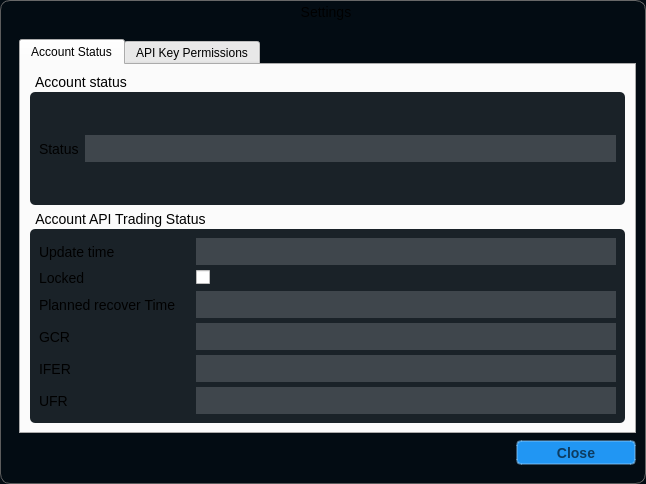
<?xml version="1.0" encoding="UTF-8"?>
<ui version="4.0">
 <class>CENTAUR_NAMESPACE::StatusDialog</class>
 <widget class="QDialog" name="CENTAUR_NAMESPACE::StatusDialog">
  <property name="windowModality">
   <enum>Qt::ApplicationModal</enum>
  </property>
  <property name="geometry">
   <rect>
    <x>0</x>
    <y>0</y>
    <width>646</width>
    <height>484</height>
   </rect>
  </property>
  <property name="windowTitle">
   <string>SPOT Account Status</string>
  </property>
  <property name="styleSheet">
   <string notr="true">QDialog{
background-color:  rgb(3,12,19);
border: 0px;
border-top-left-radius: 0px;
border-top-right-radius: 0px;
border-bottom-left-radius: 0px;
border-bottom-right-radius: 0px;
}

QLabel{
font-size:  14px;
}
QLabel#serverLabel{
font-size:  25px;
}


QPushButton{
font-size: 14px;
font-weight: 600;
color:  #0D3C61;
border: 0px;
border-radius:  5px;
background-color: #2196f3;
}

QPushButton:default{
font-size: 14px;
font-weight: 800;
color:  #0d3C61;
border: 0px;
border-radius:  5px;
border: 2px solid rgba(144,203,249,100);
background-color: #2196f3;
}



QPushButton:hover, QPushButton:hover:default{
	background-color:  #339EF4;
}

QPushButton:pressed{
background-color:  #68B8F7;
}

QPushButton:pressed:default{
background-color:  #68B8F7;
}

QPushButton:disabled{
color: #c0c0c0;
background-color: #9D9EA4;
}

QLineEdit{
font-size: 14px;
border: 0px;
color: rgb(225,225,255);
background-color: rgb(63,70,76);
border-radius:  0px;
border-bottom: 2px solid  rgb(63,70,76);
min-height: 25px;
padding: 0 0 0 5;
}


QLineEdit:hover{
background-color:  rgb(78,85,90);
border-bottom: 2px solid #6ec6ff;
}

QLineEdit:focus{
color: white;
background-color:  rgb(94,100,105);
border-bottom: 2px solid rgb(33,150,243);
}

QGroupBox {
	font-size: 14px;
    background-color: rgb(26,34,40);
    border-radius: 5px;
    margin-top: 18px; /* leave space at the top for the title */
}

QGroupBox::title {
    subcontrol-origin: margin;
    subcontrol-position: top left; /* position at the top center */
    padding: 0 3px;
}

QComboBox {
    border: 1px solid gray;
    min-width: 6em;
	font-size: 14px;
	border: 0px;
	color: rgb(225,225,255);
	background-color: rgb(63,70,76);
	border-radius:  0px;
	border-bottom: 2px solid  rgb(63,70,76);
	min-height: 25px;
	padding: 0 0 0 5;
}


QComboBox:editable {
    color: black;
}



QComboBox::down-arrow {
    border-image: url(:/ui/global/drop-down) 5 5 5 5 stretch stretch;
}

QComboBox:hover{
background-color:  rgb(78,85,90);
border: 2px solid #6ec6ff;
}

QComboBox:focus{
color: white;
background-color:  rgb(94,100,105);
border: 2px solid rgb(33,150,243);
}

QComboBox:editable {
    background: white;
}

QComboBox:!editable, QComboBox::drop-down:editable {
   background-color:  rgb(94,100,105);
}

/* QComboBox gets the &quot;on&quot; state when the popup is open */
QComboBox:!editable:on, QComboBox::drop-down:editable:on {
    background-color: rgb(63,70,76)
}

QComboBox:on { /* shift the text when the popup opens */
    padding-top: 3px;
    padding-left: 4px;
}

QComboBox::drop-down {
    subcontrol-origin: padding;
    subcontrol-position: top right;
    width: 15px;

    border-left-width: 1px;
    border-left-color: darkgray;
    border-left-style: solid; /* just a single line */
    border-top-right-radius: 3px; /* same radius as the QComboBox */
    border-bottom-right-radius: 3px;
}



</string>
  </property>
  <property name="modal">
   <bool>true</bool>
  </property>
  <layout class="QVBoxLayout" name="verticalLayout">
   <property name="spacing">
    <number>0</number>
   </property>
   <property name="leftMargin">
    <number>0</number>
   </property>
   <property name="topMargin">
    <number>0</number>
   </property>
   <property name="rightMargin">
    <number>0</number>
   </property>
   <property name="bottomMargin">
    <number>0</number>
   </property>
   <item>
    <widget class="CENTAUR_NAMESPACE::ResizableFrame" name="statusMainFrame">
     <property name="styleSheet">
      <string notr="true">QFrame#statusMainFrame{
background-color: qlineargradient(x1:0.5, y1: 0, x2:0.5, y2:1, 
							stop: .1 rgb(23,31,38), stop: 0 rgb(36,44,50) stop: .2  rgb(3,12,19));

border-top-left-radius: 10px;
border-top-right-radius: 10px;
border-bottom-left-radius: 10px;
border-bottom-right-radius: 10px;
border-left: 1px solid rgb(92,92,92);
border-top: 1px solid rgb(104,104,104);
border-right: 1px solid rgb(104,104,104);
border-bottom: 1px solid rgb(92,92,92);
}</string>
     </property>
     <property name="frameShape">
      <enum>QFrame::StyledPanel</enum>
     </property>
     <property name="frameShadow">
      <enum>QFrame::Raised</enum>
     </property>
     <layout class="QVBoxLayout" name="verticalLayout_5">
      <property name="spacing">
       <number>0</number>
      </property>
      <property name="leftMargin">
       <number>0</number>
      </property>
      <property name="topMargin">
       <number>0</number>
      </property>
      <property name="rightMargin">
       <number>0</number>
      </property>
      <property name="bottomMargin">
       <number>0</number>
      </property>
      <item>
       <widget class="CENTAUR_NAMESPACE::MovableFrame" name="titleFrame">
        <property name="minimumSize">
         <size>
          <width>0</width>
          <height>20</height>
         </size>
        </property>
        <property name="maximumSize">
         <size>
          <width>16777215</width>
          <height>20</height>
         </size>
        </property>
        <property name="sizeIncrement">
         <size>
          <width>0</width>
          <height>0</height>
         </size>
        </property>
        <property name="cursor">
         <cursorShape>ArrowCursor</cursorShape>
        </property>
        <property name="mouseTracking">
         <bool>true</bool>
        </property>
        <property name="autoFillBackground">
         <bool>false</bool>
        </property>
        <property name="styleSheet">
         <string notr="true">QFrame{
background-color: qlineargradient(x1:0.5, y1: 0, x2:0.5, y2:1, 
							stop: 1  rgb(23,31,38), stop: 0 rgb(36,44,50));
border-top-left-radius: 10px;
border-top-right-radius: 10px;
border-bottom-left-radius: 0px;
border-bottom-right-radius: 0px;
border: 0px;
}</string>
        </property>
        <property name="frameShape">
         <enum>QFrame::NoFrame</enum>
        </property>
        <property name="frameShadow">
         <enum>QFrame::Plain</enum>
        </property>
        <layout class="QVBoxLayout" name="titleFrameLayout_2">
         <property name="spacing">
          <number>0</number>
         </property>
         <property name="leftMargin">
          <number>1</number>
         </property>
         <property name="topMargin">
          <number>1</number>
         </property>
         <property name="rightMargin">
          <number>1</number>
         </property>
         <property name="bottomMargin">
          <number>1</number>
         </property>
         <item>
          <widget class="QFrame" name="titleBarFrame">
           <property name="minimumSize">
            <size>
             <width>0</width>
             <height>20</height>
            </size>
           </property>
           <property name="maximumSize">
            <size>
             <width>16777215</width>
             <height>20</height>
            </size>
           </property>
           <property name="styleSheet">
            <string notr="true">QFrame{
background-color: rgba(0,0,0,0);
border: 0px;
}</string>
           </property>
           <property name="frameShape">
            <enum>QFrame::StyledPanel</enum>
           </property>
           <property name="frameShadow">
            <enum>QFrame::Raised</enum>
           </property>
           <layout class="QHBoxLayout" name="titleBarFrameLayout_2">
            <property name="spacing">
             <number>0</number>
            </property>
            <property name="sizeConstraint">
             <enum>QLayout::SetNoConstraint</enum>
            </property>
            <property name="leftMargin">
             <number>0</number>
            </property>
            <property name="topMargin">
             <number>0</number>
            </property>
            <property name="rightMargin">
             <number>0</number>
            </property>
            <property name="bottomMargin">
             <number>0</number>
            </property>
            <item>
             <widget class="QFrame" name="titleBarFrame2">
              <property name="minimumSize">
               <size>
                <width>0</width>
                <height>20</height>
               </size>
              </property>
              <property name="maximumSize">
               <size>
                <width>16777215</width>
                <height>20</height>
               </size>
              </property>
              <property name="sizeIncrement">
               <size>
                <width>0</width>
                <height>0</height>
               </size>
              </property>
              <property name="styleSheet">
               <string notr="true">QFrame{
background-color: rgba(0,0,0,0);
border: 0px;
}</string>
              </property>
              <property name="frameShape">
               <enum>QFrame::StyledPanel</enum>
              </property>
              <property name="frameShadow">
               <enum>QFrame::Raised</enum>
              </property>
              <layout class="QHBoxLayout" name="titleBarFrameLayout2_2">
               <property name="spacing">
                <number>-1</number>
               </property>
               <property name="leftMargin">
                <number>0</number>
               </property>
               <property name="topMargin">
                <number>0</number>
               </property>
               <property name="rightMargin">
                <number>60</number>
               </property>
               <property name="bottomMargin">
                <number>0</number>
               </property>
               <item>
                <widget class="QFrame" name="systemButtonsFrame">
                 <property name="maximumSize">
                  <size>
                   <width>60</width>
                   <height>16777215</height>
                  </size>
                 </property>
                 <property name="styleSheet">
                  <string notr="true">QFrame{
background-color: rgba(0,0,0,0);
border: 0px;
}</string>
                 </property>
                 <property name="frameShape">
                  <enum>QFrame::StyledPanel</enum>
                 </property>
                 <property name="frameShadow">
                  <enum>QFrame::Raised</enum>
                 </property>
                 <layout class="QHBoxLayout" name="systemButtonsFrameLayout_2">
                  <property name="spacing">
                   <number>8</number>
                  </property>
                  <property name="leftMargin">
                   <number>5</number>
                  </property>
                  <property name="topMargin">
                   <number>1</number>
                  </property>
                  <property name="rightMargin">
                   <number>1</number>
                  </property>
                  <property name="bottomMargin">
                   <number>1</number>
                  </property>
                  <item>
                   <spacer name="titleSpacer">
                    <property name="orientation">
                     <enum>Qt::Horizontal</enum>
                    </property>
                    <property name="sizeHint" stdset="0">
                     <size>
                      <width>40</width>
                      <height>20</height>
                     </size>
                    </property>
                   </spacer>
                  </item>
                 </layout>
                </widget>
               </item>
               <item>
                <widget class="QLabel" name="titleLabel">
                 <property name="styleSheet">
                  <string notr="true"/>
                 </property>
                 <property name="text">
                  <string>Settings</string>
                 </property>
                 <property name="alignment">
                  <set>Qt::AlignCenter</set>
                 </property>
                </widget>
               </item>
              </layout>
             </widget>
            </item>
           </layout>
          </widget>
         </item>
        </layout>
       </widget>
      </item>
      <item>
       <widget class="CENTAUR_NAMESPACE::MovableFrame" name="mainSettingsFrame">
        <property name="styleSheet">
         <string notr="true">QFrame{
border: 0px;
}</string>
        </property>
        <property name="frameShape">
         <enum>QFrame::StyledPanel</enum>
        </property>
        <property name="frameShadow">
         <enum>QFrame::Raised</enum>
        </property>
        <layout class="QVBoxLayout" name="verticalLayout_6">
         <property name="rightMargin">
          <number>0</number>
         </property>
         <item>
          <widget class="QFrame" name="frame">
           <property name="styleSheet">
            <string notr="true">QFrame{
border:0px;

}</string>
           </property>
           <property name="frameShape">
            <enum>QFrame::StyledPanel</enum>
           </property>
           <property name="frameShadow">
            <enum>QFrame::Raised</enum>
           </property>
           <layout class="QVBoxLayout" name="verticalLayout_7">
            <item>
             <widget class="QTabWidget" name="tabWidget">
              <property name="tabShape">
               <enum>QTabWidget::Rounded</enum>
              </property>
              <property name="currentIndex">
               <number>0</number>
              </property>
              <property name="usesScrollButtons">
               <bool>false</bool>
              </property>
              <property name="documentMode">
               <bool>false</bool>
              </property>
              <property name="tabBarAutoHide">
               <bool>false</bool>
              </property>
              <property name="statusNormal" stdset="0">
               <bool>true</bool>
              </property>
              <widget class="QWidget" name="accountStatus">
               <attribute name="title">
                <string>Account Status</string>
               </attribute>
               <layout class="QVBoxLayout" name="verticalLayout_9">
                <item>
                 <widget class="QGroupBox" name="accountStatusGroupBox">
                  <property name="title">
                   <string>Account status</string>
                  </property>
                  <layout class="QVBoxLayout" name="verticalLayout_4">
                   <item>
                    <layout class="QGridLayout" name="gridLayoutAccountStatus">
                     <item row="0" column="1">
                      <widget class="QLineEdit" name="lineEditStatus">
                       <property name="styleSheet">
                        <string notr="true">QLineEdit [statusNormal=&quot;false&quot;]{
 color:rgb(223,24,32);
}

QLineEdit [statusNormal=&quot;true&quot;]{
 color: rgb(67,175,69);
}
</string>
                       </property>
                       <property name="text">
                        <string/>
                       </property>
                       <property name="readOnly">
                        <bool>true</bool>
                       </property>
                       <property name="statusNormal" stdset="0">
                        <bool>true</bool>
                       </property>
                      </widget>
                     </item>
                     <item row="0" column="0">
                      <widget class="QLabel" name="labelStatus">
                       <property name="maximumSize">
                        <size>
                         <width>100</width>
                         <height>16777215</height>
                        </size>
                       </property>
                       <property name="text">
                        <string>Status</string>
                       </property>
                      </widget>
                     </item>
                    </layout>
                   </item>
                  </layout>
                 </widget>
                </item>
                <item>
                 <widget class="QGroupBox" name="apiTradingStatus">
                  <property name="title">
                   <string>Account API Trading Status</string>
                  </property>
                  <layout class="QVBoxLayout" name="verticalLayout_2">
                   <item>
                    <layout class="QGridLayout" name="gridLayoutTradingStatus">
                     <property name="horizontalSpacing">
                      <number>20</number>
                     </property>
                     <property name="verticalSpacing">
                      <number>5</number>
                     </property>
                     <item row="2" column="0">
                      <widget class="QLabel" name="labelRecoverTime">
                       <property name="text">
                        <string>Planned recover Time</string>
                       </property>
                      </widget>
                     </item>
                     <item row="3" column="0">
                      <widget class="QLabel" name="labelGCR">
                       <property name="toolTip">
                        <string> Number of GTC orders</string>
                       </property>
                       <property name="text">
                        <string>GCR</string>
                       </property>
                      </widget>
                     </item>
                     <item row="5" column="0">
                      <widget class="QLabel" name="labelUFR">
                       <property name="toolTip">
                        <string>Number of orders</string>
                       </property>
                       <property name="text">
                        <string>UFR</string>
                       </property>
                      </widget>
                     </item>
                     <item row="4" column="0">
                      <widget class="QLabel" name="labelIFER">
                       <property name="toolTip">
                        <string>Number of FOK/IOC orders</string>
                       </property>
                       <property name="text">
                        <string>IFER</string>
                       </property>
                      </widget>
                     </item>
                     <item row="0" column="0">
                      <widget class="QLabel" name="labelUpdateTime">
                       <property name="text">
                        <string>Update time</string>
                       </property>
                      </widget>
                     </item>
                     <item row="0" column="1">
                      <widget class="QLineEdit" name="lineEditUpdateTime">
                       <property name="readOnly">
                        <bool>true</bool>
                       </property>
                      </widget>
                     </item>
                     <item row="1" column="0">
                      <widget class="QLabel" name="labelLocked">
                       <property name="text">
                        <string>Locked</string>
                       </property>
                      </widget>
                     </item>
                     <item row="2" column="1">
                      <widget class="QLineEdit" name="lineEditRecoverTime">
                       <property name="readOnly">
                        <bool>true</bool>
                       </property>
                      </widget>
                     </item>
                     <item row="3" column="1">
                      <widget class="QLineEdit" name="lineEditGCR">
                       <property name="toolTip">
                        <string> Number of GTC orders</string>
                       </property>
                       <property name="readOnly">
                        <bool>true</bool>
                       </property>
                      </widget>
                     </item>
                     <item row="4" column="1">
                      <widget class="QLineEdit" name="lineEditIFER">
                       <property name="toolTip">
                        <string>Number of FOK/IOC orders</string>
                       </property>
                       <property name="readOnly">
                        <bool>true</bool>
                       </property>
                      </widget>
                     </item>
                     <item row="1" column="1">
                      <widget class="QCheckBox" name="checkBoxLocked">
                       <property name="text">
                        <string/>
                       </property>
                       <property name="checkable">
                        <bool>true</bool>
                       </property>
                      </widget>
                     </item>
                     <item row="5" column="1">
                      <widget class="QLineEdit" name="lineEditUFR">
                       <property name="readOnly">
                        <bool>true</bool>
                       </property>
                      </widget>
                     </item>
                    </layout>
                   </item>
                  </layout>
                 </widget>
                </item>
               </layout>
              </widget>
              <widget class="QWidget" name="keyPermissions">
               <attribute name="title">
                <string>API Key Permissions</string>
               </attribute>
               <layout class="QVBoxLayout" name="verticalLayout_8">
                <item>
                 <widget class="QGroupBox" name="keyPermissionsGroup">
                  <property name="title">
                   <string>API Key Permissions</string>
                  </property>
                  <layout class="QVBoxLayout" name="verticalLayout_3">
                   <item>
                    <layout class="QGridLayout" name="gridLayout">
                     <property name="horizontalSpacing">
                      <number>20</number>
                     </property>
                     <property name="verticalSpacing">
                      <number>5</number>
                     </property>
                     <item row="0" column="0">
                      <widget class="QLabel" name="labelCreationTime">
                       <property name="text">
                        <string>Creation time</string>
                       </property>
                       <property name="alignment">
                        <set>Qt::AlignRight|Qt::AlignTrailing|Qt::AlignVCenter</set>
                       </property>
                      </widget>
                     </item>
                     <item row="0" column="1">
                      <widget class="QLineEdit" name="lineEditCreationTime">
                       <property name="readOnly">
                        <bool>true</bool>
                       </property>
                      </widget>
                     </item>
                     <item row="1" column="0">
                      <widget class="QLabel" name="labelIPRestrict">
                       <property name="text">
                        <string>IP Restrict</string>
                       </property>
                       <property name="alignment">
                        <set>Qt::AlignRight|Qt::AlignTrailing|Qt::AlignVCenter</set>
                       </property>
                      </widget>
                     </item>
                     <item row="1" column="1">
                      <widget class="QCheckBox" name="checkBoxIPRestrict">
                       <property name="text">
                        <string/>
                       </property>
                       <property name="checkable">
                        <bool>true</bool>
                       </property>
                       <property name="tristate">
                        <bool>false</bool>
                       </property>
                      </widget>
                     </item>
                     <item row="2" column="0">
                      <widget class="QLabel" name="labelWithdrawals">
                       <property name="text">
                        <string>Withdrawals</string>
                       </property>
                       <property name="alignment">
                        <set>Qt::AlignRight|Qt::AlignTrailing|Qt::AlignVCenter</set>
                       </property>
                      </widget>
                     </item>
                     <item row="2" column="1">
                      <widget class="QCheckBox" name="checkBoxWithdrawals">
                       <property name="text">
                        <string/>
                       </property>
                       <property name="checkable">
                        <bool>true</bool>
                       </property>
                      </widget>
                     </item>
                     <item row="3" column="0">
                      <widget class="QLabel" name="labelInternalTransfer">
                       <property name="text">
                        <string>Internal Transfer</string>
                       </property>
                       <property name="alignment">
                        <set>Qt::AlignRight|Qt::AlignTrailing|Qt::AlignVCenter</set>
                       </property>
                      </widget>
                     </item>
                     <item row="3" column="1">
                      <widget class="QCheckBox" name="checkBoxInternalTransfer">
                       <property name="text">
                        <string/>
                       </property>
                       <property name="checkable">
                        <bool>true</bool>
                       </property>
                      </widget>
                     </item>
                     <item row="4" column="0">
                      <widget class="QLabel" name="labelUniversalTransfer">
                       <property name="text">
                        <string>Universal Transfer</string>
                       </property>
                       <property name="alignment">
                        <set>Qt::AlignRight|Qt::AlignTrailing|Qt::AlignVCenter</set>
                       </property>
                      </widget>
                     </item>
                     <item row="4" column="1">
                      <widget class="QCheckBox" name="checkBoxUniversalTransfer">
                       <property name="text">
                        <string/>
                       </property>
                       <property name="checkable">
                        <bool>true</bool>
                       </property>
                      </widget>
                     </item>
                     <item row="5" column="0">
                      <widget class="QLabel" name="labelVanilla">
                       <property name="text">
                        <string>Vanilla Options</string>
                       </property>
                       <property name="alignment">
                        <set>Qt::AlignRight|Qt::AlignTrailing|Qt::AlignVCenter</set>
                       </property>
                      </widget>
                     </item>
                     <item row="5" column="1">
                      <widget class="QCheckBox" name="checkBoxVanillaOptions">
                       <property name="text">
                        <string/>
                       </property>
                       <property name="checkable">
                        <bool>true</bool>
                       </property>
                      </widget>
                     </item>
                     <item row="6" column="0">
                      <widget class="QLabel" name="labelReading">
                       <property name="text">
                        <string>Reading</string>
                       </property>
                       <property name="alignment">
                        <set>Qt::AlignRight|Qt::AlignTrailing|Qt::AlignVCenter</set>
                       </property>
                      </widget>
                     </item>
                     <item row="6" column="1">
                      <widget class="QCheckBox" name="checkBoxReading">
                       <property name="text">
                        <string/>
                       </property>
                       <property name="checkable">
                        <bool>true</bool>
                       </property>
                      </widget>
                     </item>
                     <item row="7" column="0">
                      <widget class="QLabel" name="labelFutures">
                       <property name="text">
                        <string>Futures</string>
                       </property>
                       <property name="alignment">
                        <set>Qt::AlignRight|Qt::AlignTrailing|Qt::AlignVCenter</set>
                       </property>
                      </widget>
                     </item>
                     <item row="7" column="1">
                      <widget class="QCheckBox" name="checkBoxFutures">
                       <property name="text">
                        <string/>
                       </property>
                       <property name="checkable">
                        <bool>true</bool>
                       </property>
                      </widget>
                     </item>
                     <item row="8" column="0">
                      <widget class="QLabel" name="labelMargin">
                       <property name="text">
                        <string>Margin</string>
                       </property>
                       <property name="alignment">
                        <set>Qt::AlignRight|Qt::AlignTrailing|Qt::AlignVCenter</set>
                       </property>
                      </widget>
                     </item>
                     <item row="8" column="1">
                      <widget class="QCheckBox" name="checkBoxMargin">
                       <property name="text">
                        <string/>
                       </property>
                       <property name="checkable">
                        <bool>true</bool>
                       </property>
                      </widget>
                     </item>
                     <item row="9" column="0">
                      <widget class="QLabel" name="labelSpotAndMargin">
                       <property name="text">
                        <string>SPOT and Margin Trading</string>
                       </property>
                       <property name="alignment">
                        <set>Qt::AlignRight|Qt::AlignTrailing|Qt::AlignVCenter</set>
                       </property>
                      </widget>
                     </item>
                     <item row="9" column="1">
                      <widget class="QCheckBox" name="checkBoxSpotAndMargin">
                       <property name="text">
                        <string/>
                       </property>
                       <property name="checkable">
                        <bool>true</bool>
                       </property>
                      </widget>
                     </item>
                     <item row="10" column="0">
                      <widget class="QLabel" name="labelTradingAuthority">
                       <property name="text">
                        <string>Trading Authority
Expiration Time:</string>
                       </property>
                       <property name="alignment">
                        <set>Qt::AlignRight|Qt::AlignTrailing|Qt::AlignVCenter</set>
                       </property>
                      </widget>
                     </item>
                     <item row="10" column="1">
                      <widget class="QLineEdit" name="lineEditAuthority">
                       <property name="readOnly">
                        <bool>true</bool>
                       </property>
                      </widget>
                     </item>
                    </layout>
                   </item>
                  </layout>
                 </widget>
                </item>
               </layout>
              </widget>
             </widget>
            </item>
            <item>
             <layout class="QHBoxLayout" name="horizontalLayoutClose">
              <item>
               <spacer name="horizontalSpacerClose">
                <property name="orientation">
                 <enum>Qt::Horizontal</enum>
                </property>
                <property name="sizeHint" stdset="0">
                 <size>
                  <width>40</width>
                  <height>20</height>
                 </size>
                </property>
               </spacer>
              </item>
              <item>
               <widget class="QPushButton" name="btnClose">
                <property name="minimumSize">
                 <size>
                  <width>120</width>
                  <height>25</height>
                 </size>
                </property>
                <property name="text">
                 <string>Close</string>
                </property>
               </widget>
              </item>
             </layout>
            </item>
           </layout>
          </widget>
         </item>
        </layout>
       </widget>
      </item>
     </layout>
    </widget>
   </item>
  </layout>
 </widget>
 <customwidgets>
  <customwidget>
   <class>CENTAUR_NAMESPACE::MovableFrame</class>
   <extends>QFrame</extends>
   <header>../../Library/cui/include/MovableFrame.hpp</header>
   <container>1</container>
  </customwidget>
  <customwidget>
   <class>CENTAUR_NAMESPACE::ResizableFrame</class>
   <extends>QFrame</extends>
   <header>../../Library/cui/include/ResizableFrame.hpp</header>
   <container>1</container>
  </customwidget>
 </customwidgets>
 <resources>
  <include location="../../../Library/cui/rcc/resources.qrc"/>
  <include location="../../Library/cui/rcc/resources.qrc"/>
 </resources>
 <connections/>
</ui>
